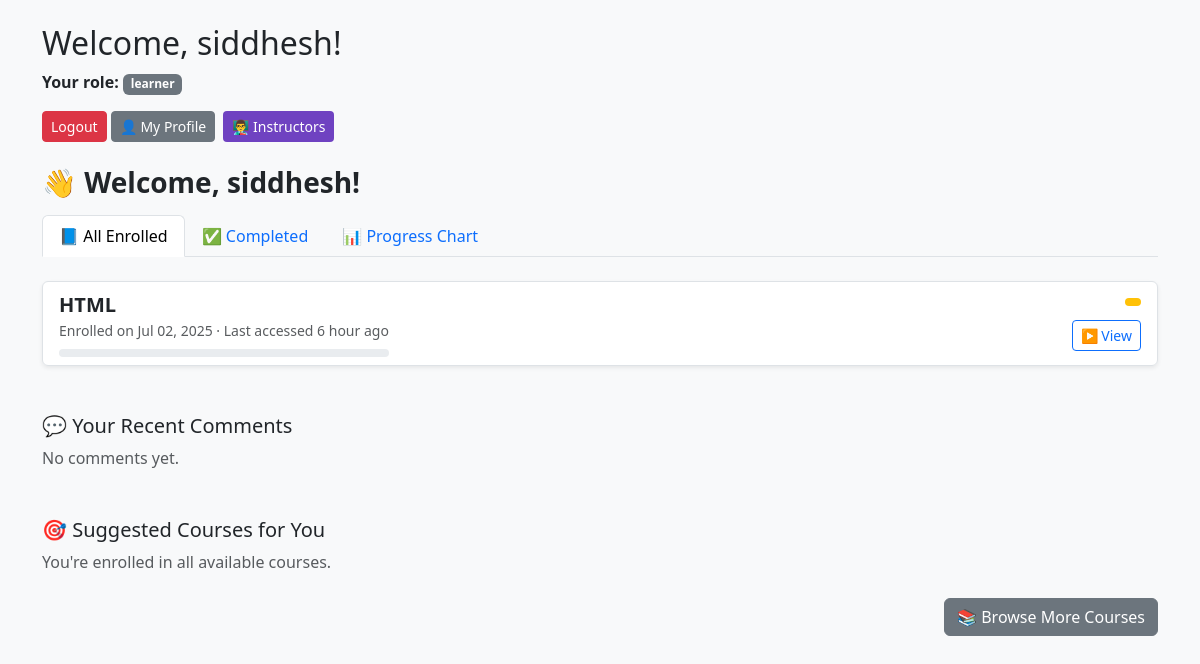
The page /views/dashboard.php (signed in) on the database its author committed.
### tables this page shows
CREATE TABLE `course_progress` (
  `id` int(11) NOT NULL,
  `user_id` int(11) NOT NULL,
  `course_id` int(11) NOT NULL,
  `STATUS` enum('in_progress','completed') DEFAULT 'in_progress',
  `updated_at` timestamp NOT NULL DEFAULT current_timestamp() ON UPDATE current_timestamp(),
  `progress_percent` int(11) DEFAULT 0,
  `progress` int(11) DEFAULT 0,
  `last_accessed` datetime DEFAULT NULL
);

CREATE TABLE `courses` (
  `id` int(11) NOT NULL,
  `instructor_id` int(11) NOT NULL,
  `title` varchar(255) NOT NULL,
  `description` text NOT NULL,
  `file_path` varchar(255) DEFAULT NULL,
  `created_at` timestamp NOT NULL DEFAULT current_timestamp(),
  `thumbnail_path` varchar(255) DEFAULT NULL
);

### views/dashboard.php (the view, shortened to what this page needs)
<?php
include '../db-config.php';
$role = $_SESSION['role'];
$name = $_SESSION['name'];
$unread_count = 0;
$notifs = [];
?>
<!DOCTYPE html>
<html>
<head>
    <link href="https://cdn.jsdelivr.net/npm/bootstrap@5.3.2/dist/css/bootstrap.min.css" rel="stylesheet">
</head>
<body class="bg-light">
<div class="container py-4">
    <h2>Welcome, <?= htmlspecialchars($name); ?>!</h2>
    <p><strong>Your role:</strong>
        <span class="badge bg-<?= $role === 'admin' ? 'danger' : ($role === 'instructor' ? 'primary' : 'secondary'); ?>">
            <?= htmlspecialchars($role); ?>
        </span>
    </p>
    <nav class="mb-4">
        <a href="../auth/logout.php" class="btn btn-sm btn-danger">Logout</a>
        <a href="user-profile.php" class="btn btn-sm btn-secondary">👤 My Profile</a>
        <?php if ($role === 'learner'): ?>
            <a href="../views/instructors.php" class="btn btn-sm ms-1" style="color: white; background-color: #6f42c1;">👨‍🏫 Instructors</a>
        <?php endif; ?>
    </nav>
<?php if ($role === 'instructor'): ?>
<a href="add-course.php" class="btn btn-primary mb-3">➕ Add New Course</a>
<?php
$instructor_id = $_SESSION['user_id'];
$limit = 3;
$page = max(1, (int)($_GET['page'] ?? 1));
$offset = ($page - 1) * $limit;
$total_result = $conn->prepare("SELECT COUNT(*) as total FROM courses WHERE instructor_id = ?");
$total_result->bind_param("i", $instructor_id);
$total_result->execute();
$total_courses = $total_result->get_result()->fetch_assoc()['total'] ?? 0;
$total_pages = ceil($total_courses / $limit);
$upload_pdf = $conn->query("SELECT COUNT(*) AS total FROM courses WHERE instructor_id = $instructor_id AND file_path LIKE '%.pdf'")->fetch_assoc()['total'];
$upload_mp4 = $conn->query("SELECT COUNT(*) AS total FROM courses WHERE instructor_id = $instructor_id AND file_path LIKE '%.mp4'")->fetch_assoc()['total'];
$total_enrolled = $conn->query("
  SELECT COUNT(DISTINCT cp.user_id) AS total
  FROM course_progress cp
  JOIN courses c ON cp.course_id = c.id
  WHERE c.instructor_id = $instructor_id
")->fetch_assoc()['total'];
$courses_dropdown = $conn->prepare("SELECT id, title FROM courses WHERE instructor_id = ? ORDER BY created_at DESC");
$courses_dropdown->bind_param("i", $instructor_id);
$courses_dropdown->execute();
$courses_list = $courses_dropdown->get_result();
$selected_course_id = $_GET['course_id'] ?? '';
$comments_result = null;
if ($selected_course_id && is_numeric($selected_course_id)) {
    $stmt = $conn->prepare("
        SELECT com.id, com.content, com.created_at, u.name
        FROM comments com
        JOIN users u ON com.user_id = u.id
        WHERE com.course_id = ?
        ORDER BY com.created_at DESC
    ");
    $stmt->bind_param("i", $selected_course_id);
    $stmt->execute();
    $comments_result = $stmt->get_result();
}
?>
<div class="row mb-4">
  <div class="col-md-3"><div class="card border-primary"><div class="card-body text-center">
      <h6>Total Courses</h6><p class="fs-4"><?= $total_courses ?></p></div></div></div>
  <div class="col-md-3"><div class="card border-info"><div class="card-body text-center">
      <h6>PDFs Uploaded</h6><p class="fs-4"><?= $upload_pdf ?></p></div></div></div>
  <div class="col-md-3"><div class="card border-warning"><div class="card-body text-center">
      <h6>Videos Uploaded</h6><p class="fs-4"><?= $upload_mp4 ?></p></div></div></div>
  <div class="col-md-3"><div class="card border-success"><div class="card-body text-center">
      <h6>Students Enrolled</h6><p class="fs-4"><?= $total_enrolled ?></p></div></div></div>
</div>
<div class="card mb-4">
  <div class="card-header bg-dark text-white d-flex justify-content-between align-items-center">
    <h5 class="mb-0">📋 Manage Your Courses</h5>
    <a href="add-course.php" class="btn btn-sm btn-light">➕ Add New Course</a>
  </div>
  <div class="card-body p-0" id="courseTableContainer">
    <p class="text-muted p-3 mb-0">Loading courses...</p>
  </div>
</div>
<script>
function loadCourses(page = 1) {
  fetch(`/online-learning-platform/views/load-courses.php?page=${page}`)
    .then(res => res.text())
    .then(html => {
      document.getElementById('courseTableContainer').innerHTML = html;
    })
    .catch(() => {
      document.getElementById('courseTableContainer').innerHTML =
        "<p class='p-3 text-danger'>Failed to load courses.</p>";
    });
}
document.addEventListener('DOMContentLoaded', function () {
  loadCourses();
});
</script>
<div class="card mb-4">
  <div class="card-header d-flex justify-content-between">
    <span>🔔 Notifications</span>
    <span id="notif-count" class="badge bg-<?= $unread_count > 0 ? 'danger' : 'secondary' ?>">
      <?= $unread_count ?> Unread
    </span>
  </div>
  <ul class="list-group list-group-flush">
    <?php if ($notifs && $notifs->num_rows > 0): ?>
      <?php while ($n = $notifs->fetch_assoc()): ?>
        <li class="list-group-item <?= $n['is_read'] ? '' : 'fw-bold'; ?>">
          <?= htmlspecialchars($n['message']); ?>
          <small class="text-muted float-end"><?= $n['created_at']; ?></small>
        </li>
      <?php endwhile; ?>
    <?php else: ?>
      <li class="list-group-item">No notifications yet.</li>
    <?php endif; ?>
  </ul>
  <form method="POST" class="p-3 text-end">
    <button name="mark_read" class="btn btn-sm btn-outline-secondary">Mark all as read</button>
  </form>
</div>
<div class="row mb-5">
  <div class="col-md-7">
    <div class="card h-100">
      <div class="card-header bg-primary text-white">💬 View & Reply to Comments</div>
      <div class="card-body">
        <label for="course_id">Select Course:</label>
        <div class="input-group mb-3">
          <select id="course_id" class="form-select">
            <option value="">-- Choose a Course --</option>
            <?php mysqli_data_seek($courses_list, 0); while ($course = $courses_list->fetch_assoc()): ?>
              <option value="<?= $course['id'] ?>">
                <?= htmlspecialchars($course['title']) ?>
              </option>
            <?php endwhile; ?>
          </select>
          <button id="clearCourseBtn" class="btn btn-outline-secondary" type="button">Clear</button>
        </div>
        <div id="commentsSection">
          <p class="text-muted">Select a course above to view comments.</p>
        </div>
      </div>
    </div>
  </div>
  <div class="col-md-5">
    <div class="card h-100">
      <div class="card-header bg-dark text-white">👥 Enrolled Students</div>
      <div class="card-body">
        <div id="studentsSection">
          <p class="text-muted">Select a course to view enrolled students.</p>
        </div>
      </div>
    </div>
  </div>
</div>
<script>
document.getElementById('course_id').addEventListener('change', function () {
  const courseId = this.value;
  const commentsBox = document.getElementById('commentsSection');
  const studentsBox = document.getElementById('studentsSection');
  if (!courseId) {
    commentsBox.innerHTML = '<p class="text-muted">Select a course to view comments.</p>';
    studentsBox.innerHTML = '<p class="text-muted">Select a course to view enrolled students.</p>';
    return;
  }
  fetch(`load-course-comments.php?course_id=${courseId}`)
    .then(res => res.text())
    .then(html => commentsBox.innerHTML = html)
    .catch(() => commentsBox.innerHTML = '<p class="text-danger">Failed to load comments.</p>');
  fetch(`load-course-students.php?course_id=${courseId}`)
    .then(res => res.text())
    .then(html => studentsBox.innerHTML = html)
    .catch(() => studentsBox.innerHTML = '<p class="text-danger">Failed to load students.</p>');
});
document.getElementById('clearCourseBtn').addEventListener('click', function () {
  document.getElementById('course_id').value = '';
  document.getElementById('commentsSection').innerHTML = '<p class="text-muted">Select a course above to view comments.</p>';
  document.getElementById('studentsSection').innerHTML = '<p class="text-muted">Select a course to view enrolled students.</p>';
});
</script>
<?php elseif ($role === 'learner'): ?>
<?php
$learner_id = $_SESSION['user_id'];
$name = $_SESSION['name'];
$filter = $_GET['filter'] ?? 'all';
$page = max(1, (int)($_GET['page'] ?? 1));
$comments_per_page = 10;
$offset = ($page - 1) * $comments_per_page;
$stmt = $conn->prepare("
    SELECT cp.course_id, cp.status, cp.progress_percent, cp.updated_at,
           c.title, c.created_at
    FROM course_progress cp
    JOIN courses c ON cp.course_id = c.id
    WHERE cp.user_id = ?
    ORDER BY cp.updated_at DESC
");
$stmt->bind_param("i", $learner_id);
$stmt->execute();
$all_courses = $stmt->get_result()->fetch_all(MYSQLI_ASSOC);
$filtered_courses = array_filter($all_courses, fn($row) => $filter === 'all' || $row['status'] === $filter);
$comment_stmt = $conn->prepare("
  SELECT c.content, c.created_at, co.title
  FROM comments c
  JOIN courses co ON c.course_id = co.id
  WHERE c.user_id = ?
  ORDER BY c.created_at DESC
  LIMIT ? OFFSET ?
");
$comment_stmt->bind_param("iii", $learner_id, $comments_per_page, $offset);
$comment_stmt->execute();
$recent_comments = $comment_stmt->get_result();
$count_result = $conn->prepare("SELECT COUNT(*) as total FROM comments WHERE user_id = ?");
$count_result->bind_param("i", $learner_id);
$count_result->execute();
$total_comment = $count_result->get_result()->fetch_assoc()['total'] ?? 0;
$total_comment_pages = ceil($total_comment / $comments_per_page);
$suggest = $conn->prepare("
  SELECT c.id, c.title, u.name AS instructor
  FROM courses c
  JOIN users u ON c.instructor_id = u.id
  WHERE c.id NOT IN (
    SELECT course_id FROM course_progress WHERE user_id = ?
  )
  ORDER BY c.created_at DESC
  LIMIT 3
");
$suggest->bind_param("i", $learner_id);
$suggest->execute();
$suggestions = $suggest->get_result();
function timeAgo($datetime) {
    $time = strtotime($datetime);
    $diff = time() - $time;
    return match (true) {
        $diff < 60      => 'Just now',
        $diff < 3600    => floor($diff / 60) . ' min ago',
        $diff < 86400   => floor($diff / 3600) . ' hour ago',
        $diff < 172800  => 'Yesterday',
        default         => floor($diff / 86400) . ' days ago'
    };
}
?>
<div class="mb-4">
  <h3 class="mb-3 fw-bold">👋 Welcome, <?= htmlspecialchars($name) ?>!</h3>
  <ul class="nav nav-tabs mb-4" id="learnerTabs" role="tablist">
    <li class="nav-item">
      <a class="nav-link <?= $filter === 'all' ? 'active' : '' ?>" href="?filter=all">📘 All Enrolled</a>
    </li>
    <li class="nav-item">
      <a class="nav-link <?= $filter === 'completed' ? 'active' : '' ?>" href="?filter=completed">✅ Completed</a>
    </li>
    <li class="nav-item">
      <a class="nav-link <?= $filter === 'chart' ? 'active' : '' ?>" href="?filter=chart">📊 Progress Chart</a>
    </li>
  </ul>
  <?php if ($filter === 'all'): ?>
    <?php if (count($filtered_courses) > 0): ?>
      <div class="list-group shadow-sm mb-4">
        <?php foreach ($filtered_courses as $course): ?>
          <?php
            $status = $course['status'];
          ?>
          <div class="list-group-item d-flex flex-column flex-md-row justify-content-between align-items-md-center">
            <div class="me-md-3">
              <div class="fw-semibold fs-5"><?= htmlspecialchars($course['title']) ?></div>
              <div class="text-muted small">
                Enrolled on <?= date('M d, Y', strtotime($course['created_at'])) ?> ·
                Last accessed <?= timeAgo($course['updated_at']) ?>
              </div>
              <div class="progress mt-2" style="height: 8px;">
              </div>
            </div>
            <div class="mt-3 mt-md-0 text-md-end">
              <span class="badge bg-<?= $status === 'completed' ? 'success' : 'warning' ?> mb-2">
              </span><br>
              <a href="course-view.php?id=<?= $course['course_id'] ?>" class="btn btn-sm btn-outline-primary">▶️ View</a>
            </div>
          </div>
        <?php endforeach; ?>
      </div>
    <?php else: ?>
      <div class="alert alert-info">No enrolled courses found.</div>
    <?php endif; ?>
  <?php endif; ?>
<div class="mt-5">
  <h5>💬 Your Recent Comments</h5>
  <?php if ($recent_comments->num_rows > 0): ?>
    <ul class="list-group mb-3">
      <?php
        while ($c = $recent_comments->fetch_assoc()):
          $instructor_stmt = $conn->prepare("
            SELECT u.name
            FROM courses c
            JOIN users u ON c.instructor_id = u.id
            WHERE c.title = ?
            LIMIT 1
          ");
          $instructor_stmt->bind_param("s", $c['title']);
          $instructor_stmt->execute();
          $instructor = $instructor_stmt->get_result()->fetch_assoc()['name'] ?? 'N/A';
      ?>
      <li class="list-group-item">
        <div class="fw-bold">Course: <?= htmlspecialchars($c['title']) ?></div>
        <div class="text-muted small mb-2">Instructor: <?= htmlspecialchars($instructor) ?></div>
        <div><?= nl2br(htmlspecialchars($c['content'])) ?></div>
        <div class="text-muted small mt-1"><?= date("M d, Y h:i A", strtotime($c['created_at'])) ?></div>
        <div class="mt-2">
          <a href="course-view.php?id=<?= $course_id = getCourseIdByTitle($conn, $c['title']) ?>" class="btn btn-sm btn-outline-primary">🔗 View Course</a>
        </div>
      </li>
      <?php endwhile; ?>
    </ul>
    <?php if ($total_comment_pages > 1): ?>
      <nav>
        <ul class="pagination justify-content-center">
          <?php if ($page > 1): ?>
            <li class="page-item"><a class="page-link" href="?page=<?= $page - 1 ?>">« Prev</a></li>
          <?php endif; ?>
          <li class="page-item disabled"><span class="page-link">Page <?= $page ?> of <?= $total_comment_pages ?></span></li>
          <?php if ($page < $total_comment_pages): ?>
            <li class="page-item"><a class="page-link" href="?page=<?= $page + 1 ?>">Next »</a></li>
          <?php endif; ?>
        </ul>
      </nav>
    <?php endif; ?>
  <?php else: ?>
    <p class="text-muted">No comments yet.</p>
  <?php endif; ?>
</div>
  <div class="mt-5">
    <h5>🎯 Suggested Courses for You</h5>
    <?php if ($suggestions->num_rows): ?>
      <div class="row g-3">
        <?php while ($s = $suggestions->fetch_assoc()): ?>
          <div class="col-md-4">
            <div class="card h-100 shadow-sm">
              <div class="card-body d-flex flex-column">
                <h6 class="card-title"><?= htmlspecialchars($s['title']) ?></h6>
                <p class="text-muted small">Instructor: <?= htmlspecialchars($s['instructor']) ?></p>
                <a href="course-view.php?id=<?= $s['id'] ?>" class="btn btn-sm btn-outline-primary mt-auto">Explore</a>
              </div>
            </div>
          </div>
        <?php endwhile; ?>
      </div>
    <?php else: ?>
      <p class="text-muted">You're enrolled in all available courses.</p>
    <?php endif; ?>
  </div>
  <div class="mt-4 text-end">
    <a href="course-list.php" class="btn btn-secondary">📚 Browse More Courses</a>
  </div>
</div>
<?php endif; ?>
</div>
</body>
</html>

### rows shown on the page
course_progress: course.title "HTML", course.created_at "Jul 02, 2025", updated_at "6 hour ago"

### other values the page prints
$name "siddhesh"
$role "learner"
